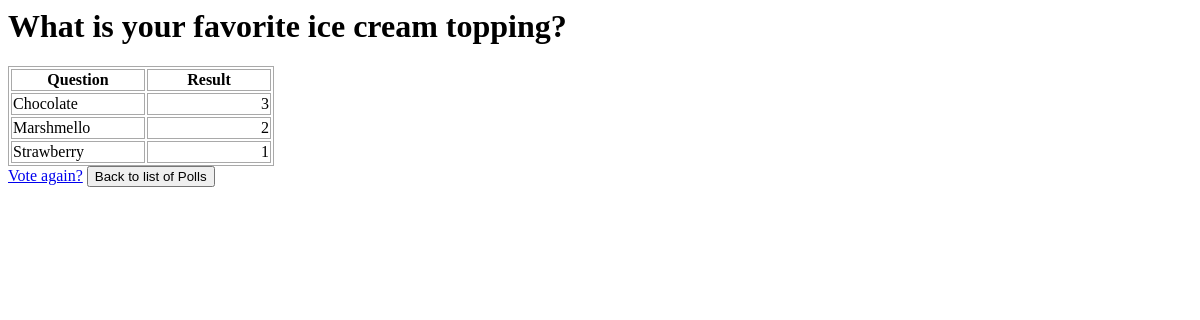
The app's page /polls/3/results/, older data.
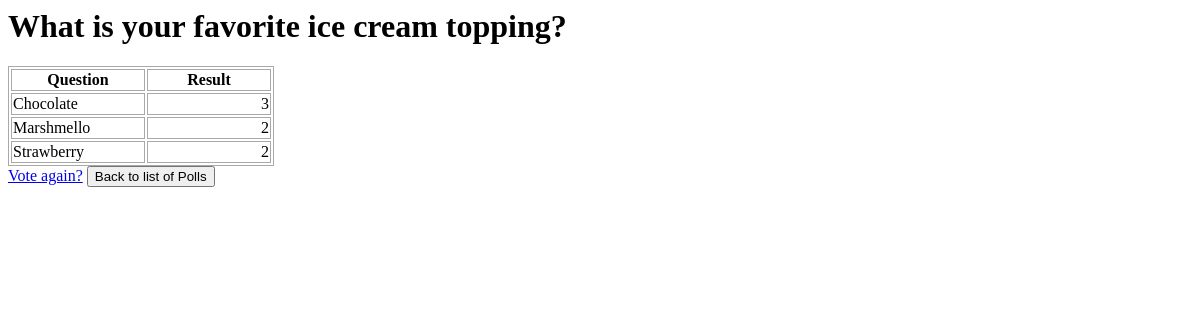
The same page, newer data.
### polls/models.py (models this page shows, shortened)
class Choice(models.Model):
    question = models.ForeignKey(Question, on_delete=models.CASCADE)
    choice_text = models.CharField(max_length=200)
    votes = models.IntegerField(default=0)

### polls/views.py (the view)
# urls.py: path('<int:pk>/results/', views.ResultsView.as_view(), name='results'),
class ResultsView(generic.DetailView):
    model = Question
    template_name = 'polls/results.html'

### polls/templates/polls/results.html (shortened to what this page needs)
<h1>{{ question.question_text }}</h1>
<table>
    <tr>
        <th style="width: 130px">Question</th>
        <th style="width: 120px">Result</th>
    </tr>
    <tbody>
        {% for choice in question.choice_set.all %}
    <tr>
        <td>
            {{ choice.choice_text }}
        </td>
        <td style="text-align: right">
            {{ choice.votes }}
        </td>
    </tr>
    {% endfor %}
    </tbody>
</table>
<a href="{% url 'polls:detail' question.id %}">Vote again?</a>
<input type="button" value="Back to list of Polls" onclick= "location.href = '{% url 'polls:index' %}'">

Row changes from the older to the newer data that the page shows:
changed Choice "Strawberry": votes "1" → "2"
